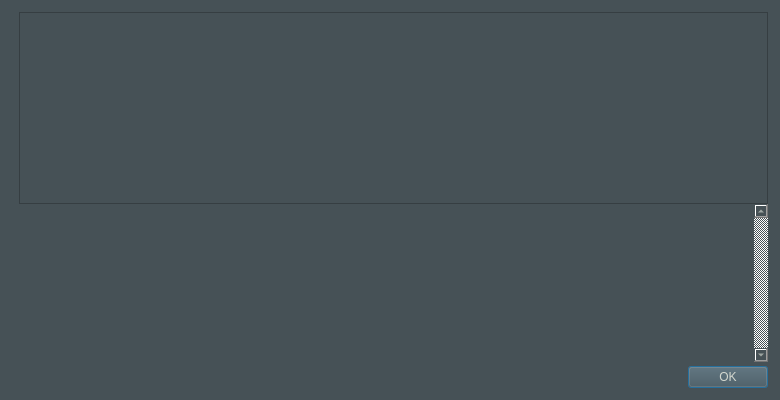
<?xml version="1.0" encoding="UTF-8"?>
<ui version="4.0">
 <class>HelpMessageDialog</class>
 <widget class="QDialog" name="HelpMessageDialog">
  <property name="geometry">
   <rect>
    <x>0</x>
    <y>0</y>
    <width>780</width>
    <height>400</height>
   </rect>
  </property>
  <property name="styleSheet">
   <string notr="true">background-color:rgb(70, 81, 86);
color:rgb(211, 215, 207);
font: 75 12pt &quot;Uroob&quot;;</string>
  </property>
  <layout class="QHBoxLayout" name="horizontalLayout_2">
   <property name="spacing">
    <number>0</number>
   </property>
   <property name="leftMargin">
    <number>12</number>
   </property>
   <property name="topMargin">
    <number>12</number>
   </property>
   <property name="rightMargin">
    <number>12</number>
   </property>
   <property name="bottomMargin">
    <number>12</number>
   </property>
   <item>
    <layout class="QVBoxLayout" name="verticalLayoutLogo" stretch="0,0">
     <property name="leftMargin">
      <number>0</number>
     </property>
     <property name="topMargin">
      <number>4</number>
     </property>
     <property name="rightMargin">
      <number>0</number>
     </property>
     <item>
      <widget class="QLabel" name="aboutLogo">
       <property name="sizePolicy">
        <sizepolicy hsizetype="Preferred" vsizetype="Ignored">
         <horstretch>0</horstretch>
         <verstretch>0</verstretch>
        </sizepolicy>
       </property>
       <property name="maximumSize">
        <size>
         <width>100</width>
         <height>100</height>
        </size>
       </property>
       <property name="pixmap">
        <pixmap resource="../bitcoin.qrc">:/icons/bitcoin</pixmap>
       </property>
       <property name="scaledContents">
        <bool>true</bool>
       </property>
       <property name="alignment">
        <set>Qt::AlignLeading|Qt::AlignLeft|Qt::AlignTop</set>
       </property>
      </widget>
     </item>
     <item>
      <widget class="QFrame" name="frame">
       <property name="frameShape">
        <enum>QFrame::NoFrame</enum>
       </property>
       <property name="frameShadow">
        <enum>QFrame::Raised</enum>
       </property>
      </widget>
     </item>
    </layout>
   </item>
   <item>
    <layout class="QVBoxLayout" name="verticalLayout">
     <item>
      <widget class="QTextEdit" name="helpMessage">
       <property name="readOnly">
        <bool>true</bool>
       </property>
      </widget>
     </item>
     <item>
      <widget class="QScrollArea" name="scrollArea">
       <property name="frameShape">
        <enum>QFrame::NoFrame</enum>
       </property>
       <property name="verticalScrollBarPolicy">
        <enum>Qt::ScrollBarAlwaysOn</enum>
       </property>
       <property name="widgetResizable">
        <bool>true</bool>
       </property>
       <widget class="QWidget" name="scrollAreaWidgetContents">
        <property name="geometry">
         <rect>
          <x>0</x>
          <y>0</y>
          <width>638</width>
          <height>135</height>
         </rect>
        </property>
        <layout class="QVBoxLayout" name="verticalLayout_2">
         <item>
          <widget class="QLabel" name="aboutMessage">
           <property name="cursor">
            <cursorShape>IBeamCursor</cursorShape>
           </property>
           <property name="textFormat">
            <enum>Qt::PlainText</enum>
           </property>
           <property name="alignment">
            <set>Qt::AlignLeading|Qt::AlignLeft|Qt::AlignTop</set>
           </property>
           <property name="openExternalLinks">
            <bool>true</bool>
           </property>
           <property name="textInteractionFlags">
            <set>Qt::LinksAccessibleByMouse|Qt::TextSelectableByKeyboard|Qt::TextSelectableByMouse</set>
           </property>
          </widget>
         </item>
        </layout>
       </widget>
      </widget>
     </item>
     <item>
      <spacer name="verticalSpacer">
       <property name="orientation">
        <enum>Qt::Vertical</enum>
       </property>
       <property name="sizeType">
        <enum>QSizePolicy::Fixed</enum>
       </property>
       <property name="sizeHint" stdset="0">
        <size>
         <width>4</width>
         <height>4</height>
        </size>
       </property>
      </spacer>
     </item>
     <item>
      <widget class="QDialogButtonBox" name="okButton">
       <property name="orientation">
        <enum>Qt::Horizontal</enum>
       </property>
       <property name="standardButtons">
        <set>QDialogButtonBox::Ok</set>
       </property>
      </widget>
     </item>
    </layout>
   </item>
  </layout>
 </widget>
 <resources>
  <include location="../bitcoin.qrc"/>
 </resources>
 <connections>
  <connection>
   <sender>okButton</sender>
   <signal>accepted()</signal>
   <receiver>HelpMessageDialog</receiver>
   <slot>accept()</slot>
   <hints>
    <hint type="sourcelabel">
     <x>20</x>
     <y>20</y>
    </hint>
    <hint type="destinationlabel">
     <x>20</x>
     <y>20</y>
    </hint>
   </hints>
  </connection>
  <connection>
   <sender>okButton</sender>
   <signal>rejected()</signal>
   <receiver>HelpMessageDialog</receiver>
   <slot>reject()</slot>
   <hints>
    <hint type="sourcelabel">
     <x>20</x>
     <y>20</y>
    </hint>
    <hint type="destinationlabel">
     <x>20</x>
     <y>20</y>
    </hint>
   </hints>
  </connection>
 </connections>
</ui>
